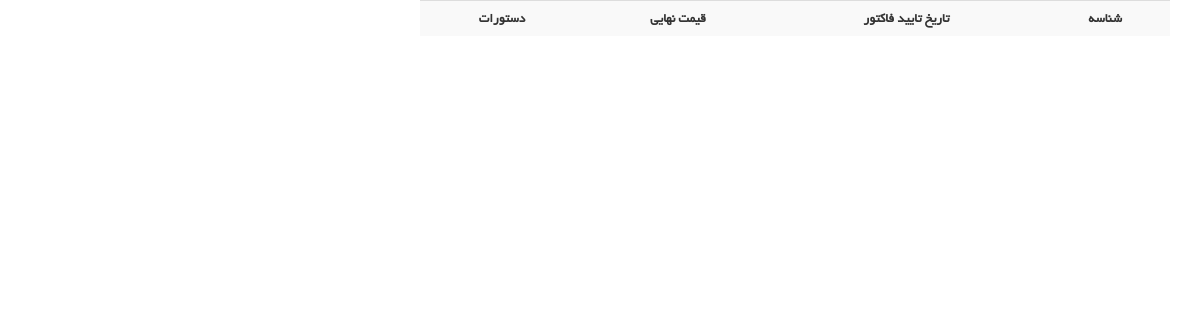
/user/my-shopping (signed in), run on an earlier commit of the app's database.
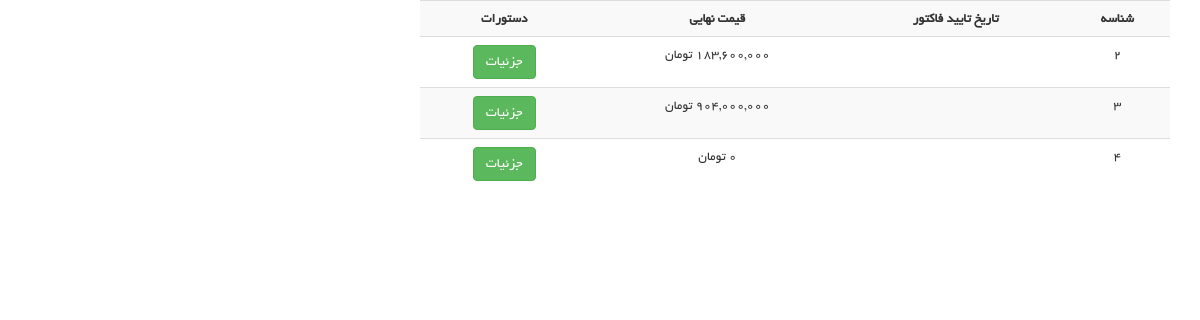
And on a later commit of the database.
### order_module/models.py (models this page shows, shortened)
class Order(models.Model):
    user = models.ForeignKey(User, on_delete=models.CASCADE, verbose_name='کاربر')
    is_paid = models.BooleanField(verbose_name='پرداخت شده /نشده')
    payment_date = models.DateTimeField(null=True, blank=True, auto_now_add=True, verbose_name='تاریخ پرداخت')
    def calculate_total_price(self):
       total_amount = 0
       if self.is_paid:
           for order_detail in self.orderdetail_set.all():
               total_amount += order_detail.final_price * order_detail.count
       else:
           for order_detail in self.orderdetail_set.all():
               total_amount += order_detail.product.price * order_detail.count
       return total_amount
    class Meta:
        verbose_name = 'سبد خرید'
        verbose_name_plural = 'سبدهای خرید کاربران'

class OrderDetail(models.Model):
    order = models.ForeignKey(Order, on_delete=models.CASCADE, verbose_name='سبد خرید')
    product = models.ForeignKey(Product, on_delete=models.CASCADE, verbose_name='محصول')
    final_price = models.IntegerField(null=True, blank=True, verbose_name='قیمت نهایی تکی محصول')
    count = models.IntegerField(verbose_name='تعداد')

### user_panel_module/views.py (the view)
# urls.py: path('my-shopping', views.MyShopping.as_view(), name='user_shopping_page'),
@method_decorator(login_required, name='dispatch')
class MyShopping(ListView):
    model = Order
    template_name = 'user_panel_module/user_shopping.html'
    def get_queryset(self):
        queryset = super().get_queryset()
        request: HttpRequest = self.request
        queryset = queryset.filter(user_id=request.user.id, is_paid=True)
        return queryset

### polls/templatetags/poll_extras.py (called while the page is built)
@register.filter(name='show_jalali_date')
def show_jalali_date(value):
    return date2jalali(value)

@register.filter(name='three_digit_currency')
def three_digit_currency(value: int):
    return '{:,}'.format(value) + ' ' + 'تومان'

### user_panel_module/templates/user_panel_module/user_shopping.html (shortened to what this page needs)
{% extends 'shared/_layout.html' %}
{% load render_partial %}
{% load poll_extras %}
{% block content %}
	<div class="container">
    <div class="row">
        <div class="col-md-8">
            <table class="table table-responsive table-hover table-striped">
                <tr>
                    <th class="text-center">شناسه</th>
                    <th class="text-center">تاریخ تایید فاکتور</th>
                    <th class="text-center">قیمت نهایی</th>
                    <th class="text-center">دستورات</th>
                </tr>
                {% for order in object_list %}
                    <tr>
                    <td class="text-center">{{ order.id }}</td>
                    <td class="text-center">
                    </td>
                    <td class="text-center">
                        {{ order.calculate_total_price | three_digit_currency }}
                    </td>
                    <td class="text-center">
                        <a href="{% url 'user_shopping_detail_page' order_id=order.id %}" class="btn btn-success"> جزئیات</a>
                    </td>
                    </tr>
                {% endfor %}
            </table>
            </div>
        </div>
    </div>
{% endblock %}

What changed in the data, as far as the page shows it:
added Order: id "2", calculate_total_price|three_digit_currency "183,600,000 تومان"
added Order: id "3", calculate_total_price|three_digit_currency "904,000,000 تومان"
added Order: id "4", calculate_total_price|three_digit_currency "0 تومان"
